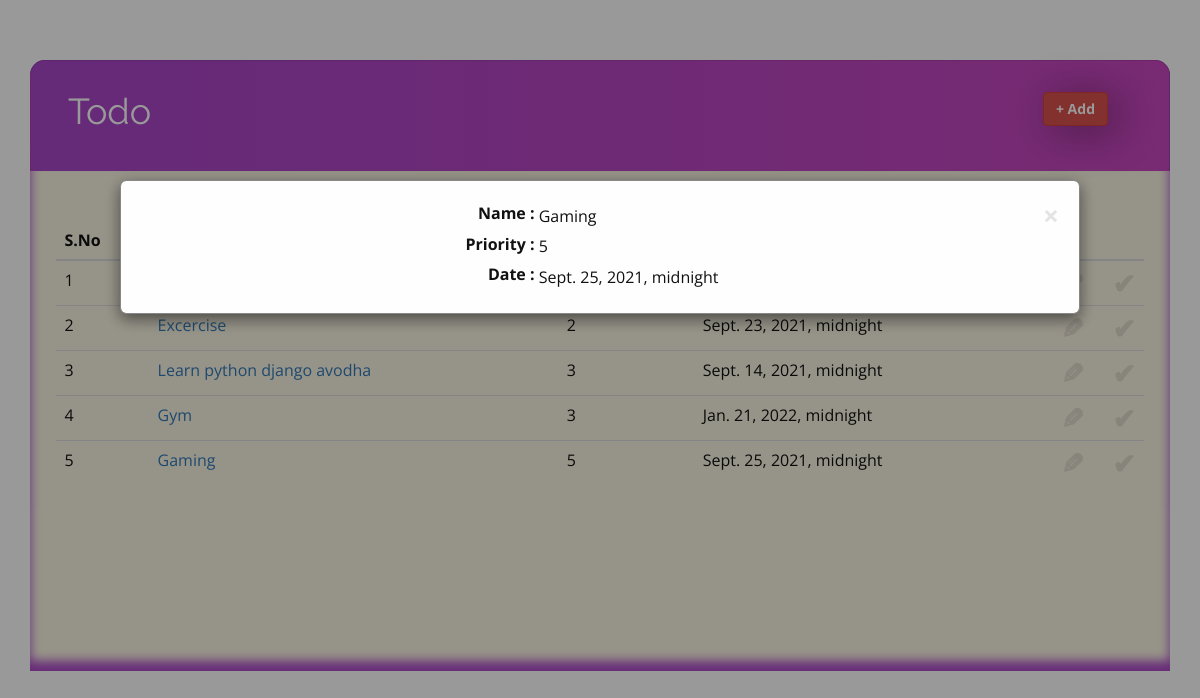
The app's page /viewdetails/41 with its own data.
### todo_app/models.py (models this page shows, shortened)
class Task(models.Model):
    name = models.CharField(max_length=50)
    priority = models.IntegerField(blank=True, null=True)
    date = models.DateTimeField(default=datetime.date.today)

### todo_app/views.py (the view)
# urls.py: path('viewdetails/<int:id>', view=views.viewdetails, name='viewdetails')
def viewdetails(request, id):
    obj = Task.objects.all()
    ordered = sorted(obj, key=operator.attrgetter('priority'))
    try:
        _obj = Task.objects.get(id=id)
    except:
        return handler404(request)
    return render(request, "Home.html", {'todo_task': _obj, 'todo': ordered, 'show_detail': 1})

### templates/Home.html (shortened to what this page needs)
{% load static %}
<!DOCTYPE html>
<html style="font-size: 16px;">
<head>
  <link rel="stylesheet" href="{% static 'nicepage.css' %}" media="screen" type="text/css" />
  <link rel="stylesheet" href="{% static 'Home.css' %}" media="screen" type="text/css" />
  <link rel="stylesheet" href="https://maxcdn.bootstrapcdn.com/bootstrap/3.4.1/css/bootstrap.min.css">
</head>
<body class="u-body body-bg">
<div style="height:40px">
</div>
  <div id="myUpdateModal" class="u-detail">
    <div class="modal-content">
      <a href="/"><span class="close" id="cls_update">&times;</span></a>
      <table style="margin:auto;">
        <tbody>
          <tr style="width:100%;">
            <td><label style="float:right"> Name :&nbsp;</label></td>
            <td>{{todo_task.name}}</td>
          </tr>
          <tr>
            <td><label style="float:right"> Priority :&nbsp;</label></td>
            <td> {{todo_task.priority}}</td>
          </tr>
          <tr>
            <td><label style="float:right"> Date :&nbsp;</label></td>
            <td> {{todo_task.date}}</td>
          </tr>
        </tbody>
      </table>
    </div>
  </div>
  <section class="u-clearfix u-section-1" id="sec-a645">
    <div class="u-clearfix u-sheet u-sheet-1">
      <div class="u-container-style u-custom-color-1 u-expanded-width u-group u-radius-15 u-shape-round u-group-1">
        <div class="u-container-layout u-container-layout-1 bg_gradient" style="border: 1px solid rgba(0, 0, 0, 0.1);">
          <h2 class="u-custom-font u-font-raleway u-subtitle u-text u-text-default u-text-1 " style="position: relative;top: 5px;">Todo</h2>
          <button id="myBtn" class="btn btn-danger"
            style="font-weight: bold;z-index: 2;float: right;position: relative;right: 50px;bottom: 35px;box-shadow: 9px 5px 43px 0px rgba(0, 0, 0, 0.39);">+
            Add</button>
          <div class="u-expanded-width u-shape u-shape-rectangle u-shape-1"></div>
        </div>
      </div>
      <div class="u-custom-color-1 u-expanded-width u-shape u-shape-rectangle u-shape-2 bg_gradient" style="border-left: 1px solid rgba(0, 0, 0, 0.1);border-right: 1px solid rgba(0, 0, 0, 0.1);"></div>
      <div class="u-custom-color-2 u-expanded-width u-shape u-shape-rectangle u-shape-3"
        style="box-shadow: 0px -10px 11px 0px #ab47c8 inset;height: var(--tableheight);">
        <div class="container-fluid" style=" height:var(--tableheight);overflow: auto;width:98%">
          <div class="row" style="margin-top: 50px;">
            <div class="col-md-12">
              <table class="table table-hover">
                <thead>
                  <tr>
                    <th>
                      S.No
                    </th>
                    <th>
                    </th>
                    <th>
                    </th>
                    <th>
                    </th>
                    <th width="50"></th>
                  </tr>
                </thead>
                <tbody>
                  {% for todos in todo %}
                  <tr>
                    <td>
                      {{ forloop.counter }}
                    </td>
                    <td>
                <a href="{% url 'viewdetails' todos.id%}">
                      {{todos.name}}
                  </a>
                    </td>
                    <td>
                      {{todos.priority}}
                    </td>
                    <td>
                      {{todos.date}}
                    </td>
                    <td>
                      <a href="{% url 'details_update' todos.id%}"><span class="close" style="transform: rotateY(183deg)">&#9998
                        </span></a>
                    </td>
                    <td>
                      <a href="{% url 'delete' todos.id%}"><span class="close">&#10004</span></a>
                    </td>
                  </tr>
                  {% endfor %}
                </tbody>
              </table>
            </div>
          </div>
        </div>
      </div>
    </div>
  </section>
</body>
</html>

### static/Home.css (style rules this page uses)
.u-section-1 .u-sheet-1 { min-height: 615px; }
.u-section-1 .u-group-1 { margin-top: 20px; margin-bottom: 0; background-image: none; min-height: 76px; height: auto; }
.u-section-1 .u-container-layout-1 { padding-left: 11px; padding-right: 11px; }
.u-section-1 .u-text-1 { margin: 26px auto 0 26px; }
.u-section-1 .u-shape-1 { height: 19px; margin: -19px auto 0 -11px; }
.u-section-1 .u-shape-2 { height: 21px; margin-bottom: 0; margin-top: -12px; }
.u-section-1 .u-shape-3 { height: 511px; margin-bottom: 0; margin-top: 0; }

### templates/Home.html (style rules this page uses)
:root { --tableheight: 500px; }
.body-bg { background: url('https://image.shutterstock.com/image-illustration/colorful-modern-background-futuristic-purple-260nw-628771844.jpg') center center/cover no-repeat padding-box local; background-position: center; background-repeat: no-repeat; background-size: cover; }

### records on screen
Task: name "Gaming", priority "5", date "Sept. 25, 2021, midnight"
Task: name "Excercise", priority "2", date "Sept. 23, 2021, midnight"
Task: name "Learn python django avodha", priority "3", date "Sept. 14, 2021, midnight"
Task: name "Gym", priority "3", date "Jan. 21, 2022, midnight"
